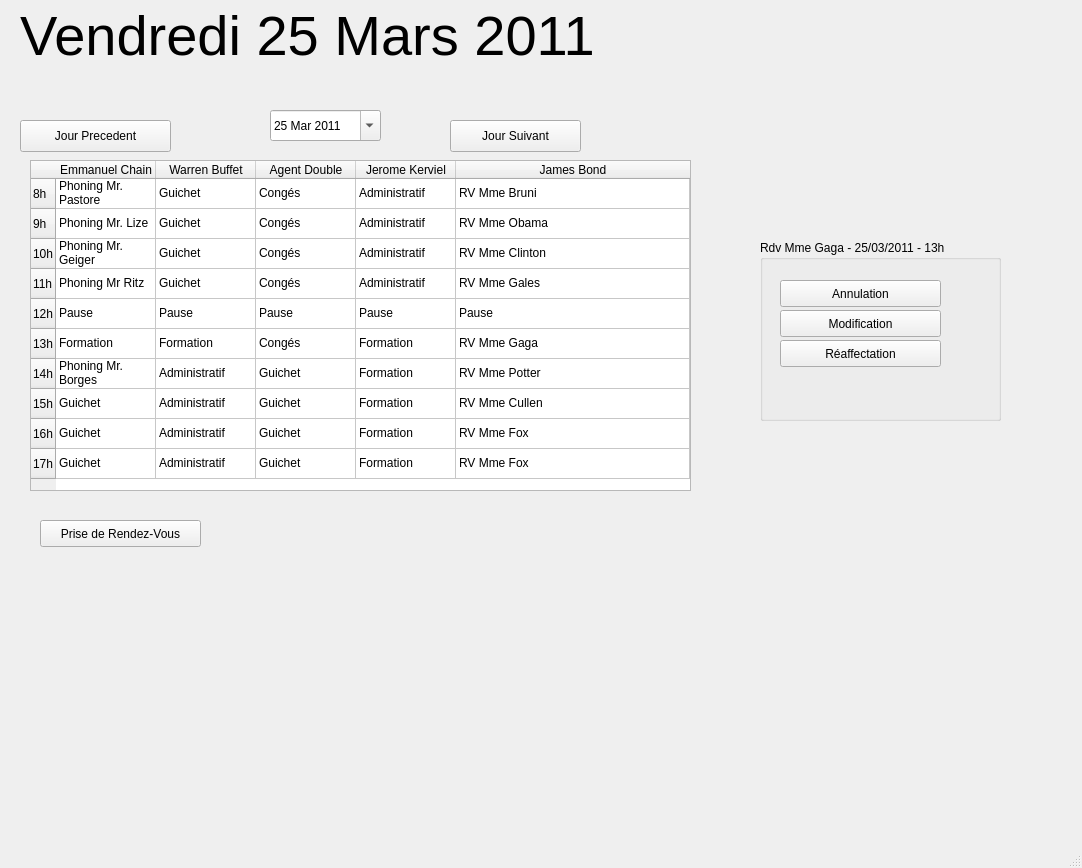
<?xml version="1.0" encoding="UTF-8"?>
<ui version="4.0">
 <class>VueQuotidienne</class>
 <widget class="QMainWindow" name="VueQuotidienne">
  <property name="geometry">
   <rect>
    <x>0</x>
    <y>0</y>
    <width>1082</width>
    <height>868</height>
   </rect>
  </property>
  <property name="windowTitle">
   <string>Vue Quotidienne Agence</string>
  </property>
  <property name="animated">
   <bool>false</bool>
  </property>
  <widget class="QWidget" name="centralwidget">
   <widget class="QDateEdit" name="dateEdit">
    <property name="geometry">
     <rect>
      <x>270</x>
      <y>110</y>
      <width>111</width>
      <height>31</height>
     </rect>
    </property>
    <property name="calendarPopup">
     <bool>true</bool>
    </property>
    <property name="date">
     <date>
      <year>2011</year>
      <month>3</month>
      <day>25</day>
     </date>
    </property>
   </widget>
   <widget class="QLabel" name="label_3">
    <property name="geometry">
     <rect>
      <x>20</x>
      <y>10</y>
      <width>591</width>
      <height>51</height>
     </rect>
    </property>
    <property name="font">
     <font>
      <pointsize>42</pointsize>
     </font>
    </property>
    <property name="text">
     <string>Vendredi 25 Mars 2011</string>
    </property>
   </widget>
   <widget class="QPushButton" name="pushButton">
    <property name="geometry">
     <rect>
      <x>450</x>
      <y>120</y>
      <width>131</width>
      <height>32</height>
     </rect>
    </property>
    <property name="text">
     <string>Jour Suivant</string>
    </property>
   </widget>
   <widget class="QPushButton" name="pushButton_2">
    <property name="geometry">
     <rect>
      <x>20</x>
      <y>120</y>
      <width>151</width>
      <height>32</height>
     </rect>
    </property>
    <property name="text">
     <string>Jour Precedent</string>
    </property>
   </widget>
   <widget class="QTableWidget" name="tableWidget">
    <property name="geometry">
     <rect>
      <x>30</x>
      <y>160</y>
      <width>661</width>
      <height>331</height>
     </rect>
    </property>
    <attribute name="horizontalHeaderMinimumSectionSize">
     <number>30</number>
    </attribute>
    <attribute name="horizontalHeaderStretchLastSection">
     <bool>true</bool>
    </attribute>
    <row>
     <property name="text">
      <string>8h</string>
     </property>
    </row>
    <row>
     <property name="text">
      <string>9h</string>
     </property>
    </row>
    <row>
     <property name="text">
      <string>10h</string>
     </property>
    </row>
    <row>
     <property name="text">
      <string>11h</string>
     </property>
    </row>
    <row>
     <property name="text">
      <string>12h</string>
     </property>
    </row>
    <row>
     <property name="text">
      <string>13h</string>
     </property>
    </row>
    <row>
     <property name="text">
      <string>14h</string>
     </property>
    </row>
    <row>
     <property name="text">
      <string>15h</string>
     </property>
    </row>
    <row>
     <property name="text">
      <string>16h</string>
     </property>
    </row>
    <row>
     <property name="text">
      <string>17h</string>
     </property>
    </row>
    <column>
     <property name="text">
      <string>Emmanuel Chain</string>
     </property>
    </column>
    <column>
     <property name="text">
      <string>Warren Buffet</string>
     </property>
    </column>
    <column>
     <property name="text">
      <string>Agent Double</string>
     </property>
    </column>
    <column>
     <property name="text">
      <string>Jerome Kerviel</string>
     </property>
    </column>
    <column>
     <property name="text">
      <string>James Bond</string>
     </property>
    </column>
    <item row="0" column="0">
     <property name="text">
      <string>Phoning Mr. Pastore</string>
     </property>
    </item>
    <item row="0" column="1">
     <property name="text">
      <string>Guichet</string>
     </property>
    </item>
    <item row="0" column="2">
     <property name="text">
      <string>Congés</string>
     </property>
    </item>
    <item row="0" column="3">
     <property name="text">
      <string>Administratif</string>
     </property>
    </item>
    <item row="0" column="4">
     <property name="text">
      <string>RV Mme Bruni</string>
     </property>
    </item>
    <item row="1" column="0">
     <property name="text">
      <string>Phoning Mr. Lize</string>
     </property>
    </item>
    <item row="1" column="1">
     <property name="text">
      <string>Guichet</string>
     </property>
    </item>
    <item row="1" column="2">
     <property name="text">
      <string>Congés</string>
     </property>
    </item>
    <item row="1" column="3">
     <property name="text">
      <string>Administratif</string>
     </property>
    </item>
    <item row="1" column="4">
     <property name="text">
      <string>RV Mme Obama</string>
     </property>
    </item>
    <item row="2" column="0">
     <property name="text">
      <string>Phoning Mr. Geiger</string>
     </property>
    </item>
    <item row="2" column="1">
     <property name="text">
      <string>Guichet</string>
     </property>
    </item>
    <item row="2" column="2">
     <property name="text">
      <string>Congés</string>
     </property>
    </item>
    <item row="2" column="3">
     <property name="text">
      <string>Administratif</string>
     </property>
    </item>
    <item row="2" column="4">
     <property name="text">
      <string>RV Mme Clinton</string>
     </property>
    </item>
    <item row="3" column="0">
     <property name="text">
      <string>Phoning Mr Ritz</string>
     </property>
    </item>
    <item row="3" column="1">
     <property name="text">
      <string>Guichet</string>
     </property>
    </item>
    <item row="3" column="2">
     <property name="text">
      <string>Congés</string>
     </property>
    </item>
    <item row="3" column="3">
     <property name="text">
      <string>Administratif</string>
     </property>
    </item>
    <item row="3" column="4">
     <property name="text">
      <string>RV Mme Gales</string>
     </property>
    </item>
    <item row="4" column="0">
     <property name="text">
      <string>Pause</string>
     </property>
    </item>
    <item row="4" column="1">
     <property name="text">
      <string>Pause</string>
     </property>
    </item>
    <item row="4" column="2">
     <property name="text">
      <string>Pause</string>
     </property>
    </item>
    <item row="4" column="3">
     <property name="text">
      <string>Pause</string>
     </property>
    </item>
    <item row="4" column="4">
     <property name="text">
      <string>Pause</string>
     </property>
    </item>
    <item row="5" column="0">
     <property name="text">
      <string>Formation</string>
     </property>
    </item>
    <item row="5" column="1">
     <property name="text">
      <string>Formation</string>
     </property>
    </item>
    <item row="5" column="2">
     <property name="text">
      <string>Congés</string>
     </property>
    </item>
    <item row="5" column="3">
     <property name="text">
      <string>Formation</string>
     </property>
    </item>
    <item row="5" column="4">
     <property name="text">
      <string>RV Mme Gaga</string>
     </property>
    </item>
    <item row="6" column="0">
     <property name="text">
      <string>Phoning Mr. Borges</string>
     </property>
    </item>
    <item row="6" column="1">
     <property name="text">
      <string>Administratif</string>
     </property>
    </item>
    <item row="6" column="2">
     <property name="text">
      <string>Guichet</string>
     </property>
    </item>
    <item row="6" column="3">
     <property name="text">
      <string>Formation</string>
     </property>
    </item>
    <item row="6" column="4">
     <property name="text">
      <string>RV Mme Potter</string>
     </property>
    </item>
    <item row="7" column="0">
     <property name="text">
      <string>Guichet</string>
     </property>
    </item>
    <item row="7" column="1">
     <property name="text">
      <string>Administratif</string>
     </property>
    </item>
    <item row="7" column="2">
     <property name="text">
      <string>Guichet</string>
     </property>
    </item>
    <item row="7" column="3">
     <property name="text">
      <string>Formation</string>
     </property>
    </item>
    <item row="7" column="4">
     <property name="text">
      <string>RV Mme Cullen</string>
     </property>
    </item>
    <item row="8" column="0">
     <property name="text">
      <string>Guichet</string>
     </property>
    </item>
    <item row="8" column="1">
     <property name="text">
      <string>Administratif</string>
     </property>
    </item>
    <item row="8" column="2">
     <property name="text">
      <string>Guichet</string>
     </property>
    </item>
    <item row="8" column="3">
     <property name="text">
      <string>Formation</string>
     </property>
    </item>
    <item row="8" column="4">
     <property name="text">
      <string>RV Mme Fox</string>
     </property>
    </item>
    <item row="9" column="0">
     <property name="text">
      <string>Guichet</string>
     </property>
    </item>
    <item row="9" column="1">
     <property name="text">
      <string>Administratif</string>
     </property>
    </item>
    <item row="9" column="2">
     <property name="text">
      <string>Guichet</string>
     </property>
    </item>
    <item row="9" column="3">
     <property name="text">
      <string>Formation</string>
     </property>
    </item>
    <item row="9" column="4">
     <property name="text">
      <string>RV Mme Fox</string>
     </property>
    </item>
   </widget>
   <widget class="QPushButton" name="pushButton_3">
    <property name="geometry">
     <rect>
      <x>40</x>
      <y>520</y>
      <width>161</width>
      <height>27</height>
     </rect>
    </property>
    <property name="text">
     <string>Prise de Rendez-Vous</string>
    </property>
   </widget>
   <widget class="QGroupBox" name="groupBox">
    <property name="geometry">
     <rect>
      <x>760</x>
      <y>240</y>
      <width>241</width>
      <height>181</height>
     </rect>
    </property>
    <property name="title">
     <string>Rdv Mme Gaga - 25/03/2011 - 13h</string>
    </property>
    <widget class="QPushButton" name="pushButton_5">
     <property name="geometry">
      <rect>
       <x>20</x>
       <y>70</y>
       <width>161</width>
       <height>27</height>
      </rect>
     </property>
     <property name="text">
      <string>Modification</string>
     </property>
    </widget>
    <widget class="QPushButton" name="pushButton_6">
     <property name="geometry">
      <rect>
       <x>20</x>
       <y>100</y>
       <width>161</width>
       <height>27</height>
      </rect>
     </property>
     <property name="text">
      <string>Réaffectation</string>
     </property>
    </widget>
    <widget class="QPushButton" name="pushButton_4">
     <property name="geometry">
      <rect>
       <x>20</x>
       <y>40</y>
       <width>161</width>
       <height>27</height>
      </rect>
     </property>
     <property name="text">
      <string>Annulation</string>
     </property>
    </widget>
   </widget>
  </widget>
  <widget class="QMenuBar" name="menubar">
   <property name="geometry">
    <rect>
     <x>0</x>
     <y>0</y>
     <width>1082</width>
     <height>25</height>
    </rect>
   </property>
  </widget>
  <widget class="QStatusBar" name="statusbar"/>
 </widget>
 <resources/>
 <connections/>
</ui>
